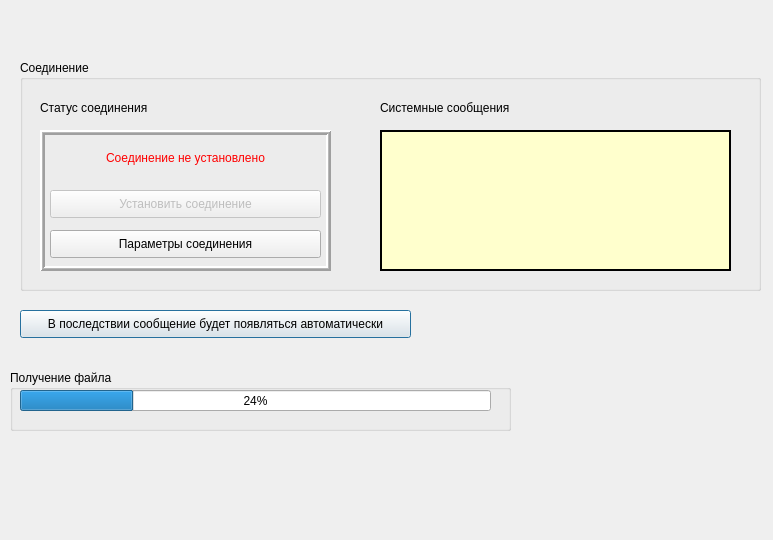
<?xml version="1.0" encoding="UTF-8"?>
<ui version="4.0">
 <class>Dialog</class>
 <widget class="QDialog" name="Dialog">
  <property name="geometry">
   <rect>
    <x>0</x>
    <y>0</y>
    <width>773</width>
    <height>540</height>
   </rect>
  </property>
  <property name="windowTitle">
   <string>Dialog</string>
  </property>
  <widget class="QPushButton" name="Soglsie_to_recieve_file_button">
   <property name="geometry">
    <rect>
     <x>20</x>
     <y>310</y>
     <width>391</width>
     <height>28</height>
    </rect>
   </property>
   <property name="text">
    <string>В последствии сообщение будет появляться автоматически</string>
   </property>
  </widget>
  <widget class="QGroupBox" name="groupBox">
   <property name="geometry">
    <rect>
     <x>10</x>
     <y>370</y>
     <width>501</width>
     <height>61</height>
    </rect>
   </property>
   <property name="title">
    <string>Получение файла</string>
   </property>
   <widget class="QProgressBar" name="Recieving_progressBar">
    <property name="geometry">
     <rect>
      <x>10</x>
      <y>20</y>
      <width>471</width>
      <height>21</height>
     </rect>
    </property>
    <property name="value">
     <number>24</number>
    </property>
   </widget>
  </widget>
  <widget class="QGroupBox" name="Connect_groupBox">
   <property name="geometry">
    <rect>
     <x>20</x>
     <y>60</y>
     <width>741</width>
     <height>231</height>
    </rect>
   </property>
   <property name="title">
    <string>Соединение</string>
   </property>
   <widget class="QFrame" name="Status_frame">
    <property name="geometry">
     <rect>
      <x>20</x>
      <y>70</y>
      <width>291</width>
      <height>141</height>
     </rect>
    </property>
    <property name="frameShape">
     <enum>QFrame::Box</enum>
    </property>
    <property name="frameShadow">
     <enum>QFrame::Raised</enum>
    </property>
    <property name="lineWidth">
     <number>2</number>
    </property>
    <property name="midLineWidth">
     <number>1</number>
    </property>
    <widget class="QLabel" name="Connection_status_label">
     <property name="geometry">
      <rect>
       <x>20</x>
       <y>20</y>
       <width>251</width>
       <height>16</height>
      </rect>
     </property>
     <property name="styleSheet">
      <string notr="true">color: rgb(255, 0, 0);</string>
     </property>
     <property name="text">
      <string>Соединение не установлено</string>
     </property>
     <property name="alignment">
      <set>Qt::AlignCenter</set>
     </property>
    </widget>
    <widget class="QPushButton" name="Do_connect_button">
     <property name="enabled">
      <bool>false</bool>
     </property>
     <property name="geometry">
      <rect>
       <x>10</x>
       <y>60</y>
       <width>271</width>
       <height>28</height>
      </rect>
     </property>
     <property name="text">
      <string>Установить соединение</string>
     </property>
    </widget>
    <widget class="QPushButton" name="objectName">
     <property name="geometry">
      <rect>
       <x>10</x>
       <y>100</y>
       <width>271</width>
       <height>28</height>
      </rect>
     </property>
     <property name="text">
      <string>Параметры соединения</string>
     </property>
    </widget>
   </widget>
   <widget class="QLabel" name="Connect_status_frame_label">
    <property name="geometry">
     <rect>
      <x>20</x>
      <y>40</y>
      <width>141</width>
      <height>16</height>
     </rect>
    </property>
    <property name="text">
     <string>Статус соединения</string>
    </property>
   </widget>
   <widget class="QFrame" name="frame_4">
    <property name="geometry">
     <rect>
      <x>360</x>
      <y>70</y>
      <width>351</width>
      <height>141</height>
     </rect>
    </property>
    <property name="styleSheet">
     <string notr="true">background-color: rgb(255, 255, 205);</string>
    </property>
    <property name="frameShape">
     <enum>QFrame::Box</enum>
    </property>
    <property name="frameShadow">
     <enum>QFrame::Plain</enum>
    </property>
    <property name="lineWidth">
     <number>2</number>
    </property>
    <property name="midLineWidth">
     <number>1</number>
    </property>
   </widget>
   <widget class="QLabel" name="System_message_label">
    <property name="geometry">
     <rect>
      <x>360</x>
      <y>40</y>
      <width>171</width>
      <height>16</height>
     </rect>
    </property>
    <property name="text">
     <string>Системные сообщения</string>
    </property>
   </widget>
  </widget>
 </widget>
 <resources/>
 <connections/>
</ui>
